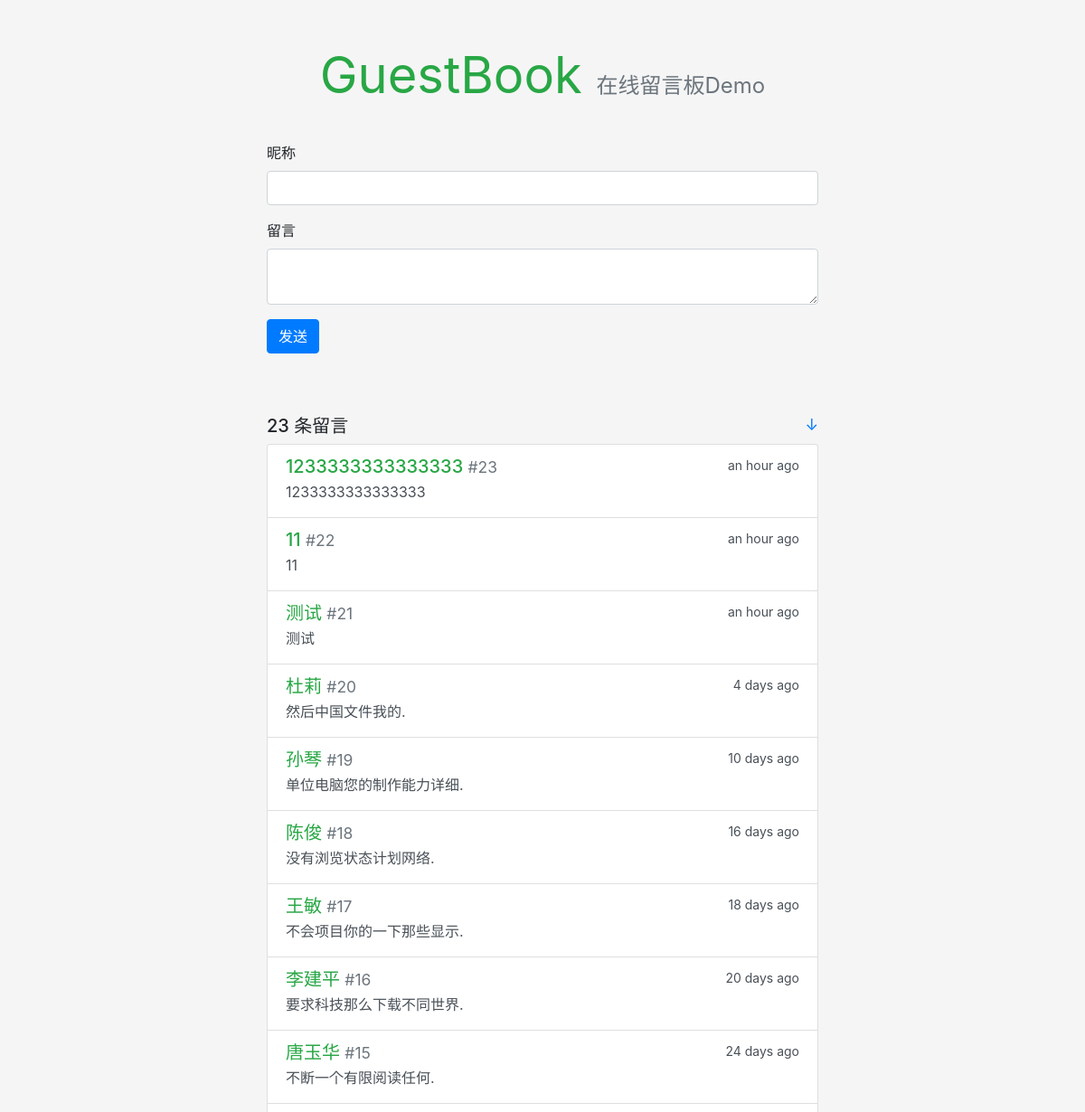
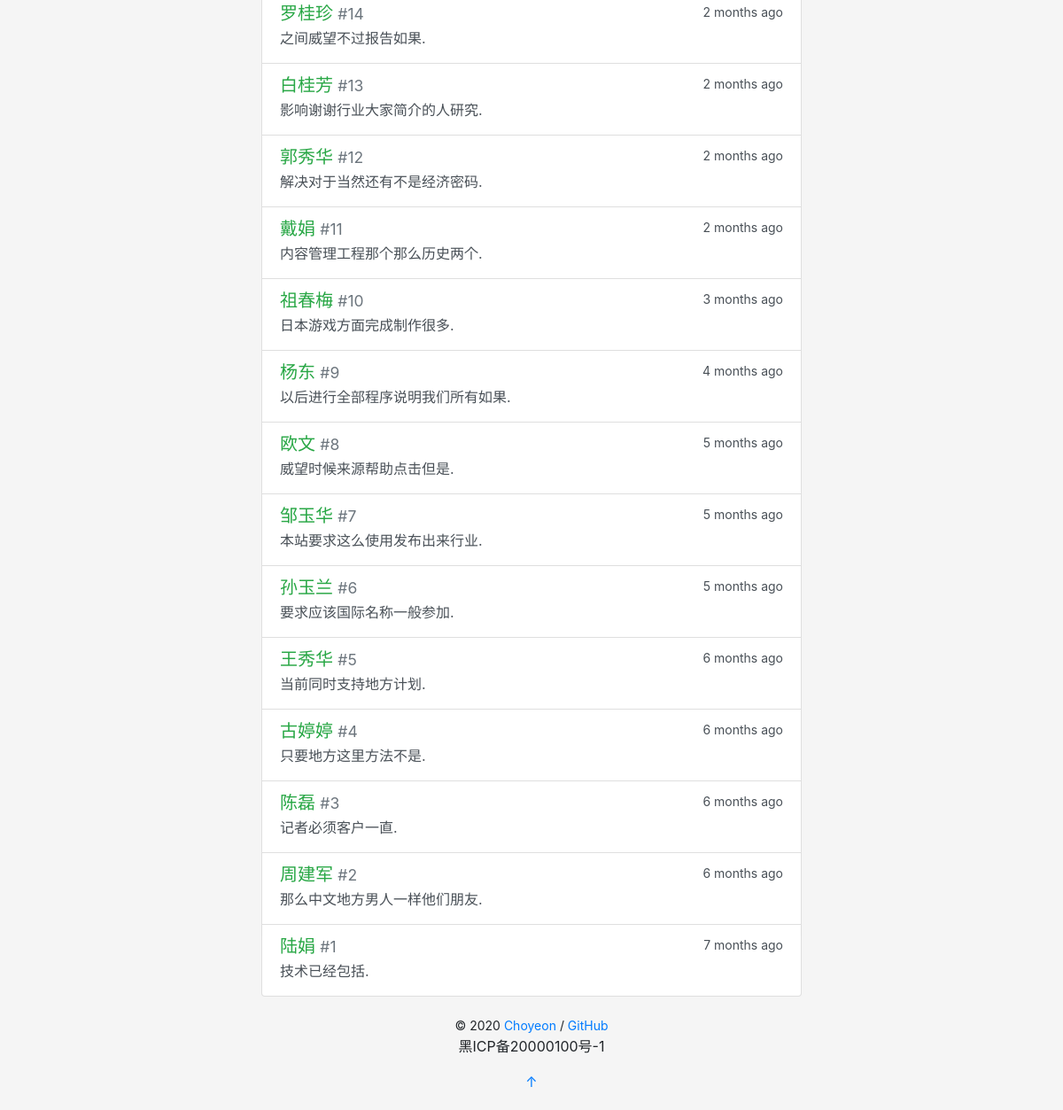
The page / on the database its author committed (2 pictures, top to bottom).
### app/models.py (models this page shows)
class Message(db.Model):
    id = db.Column(db.Integer, primary_key=True)
    body = db.Column(db.String(255))
    name = db.Column(db.String(20))
    timestamp = db.Column(db.DateTime, default=datetime.now, index=True)

### app/views.py (the view, shortened to what this page needs)
@app.route('/', methods=['GET', 'POST'])
def index():
    messages = Message.query.order_by(Message.timestamp.desc()).all()
    form = MessageFrom()
    return render_template('index.html', form=form, messages=messages)

### app/forms.py
class MessageFrom(FlaskForm):
    name = StringField('昵称', validators=[DataRequired(), Length(0, 20)])
    body = TextAreaField('留言', validators=[DataRequired(), Length(0, 255)])
    submit = SubmitField('发送')

### app/templates/index.html
{% extends 'base.html' %}
{% from 'bootstrap/form.html' import render_form %}
{% block content %}
    <div class="hello-form">
        {{ render_form(form, action=request.full_path) }}
    </div>
    <br> <br>
    <h5>{{ messages|length }} 条留言
        <small class="float-right">
            <a href="#bottom" title="Go Bottom">&darr;</a>
        </small>
    </h5>
    <div class="list-group">
        {% for message in messages %}
            <a class="list-group-item list-group-item-action flex-column">
                <div class="d-flex w-100 justify-content-between">
                    <h5 class="mb-1 text-success">{{ message.name }}
                        <small class="text-muted"> #{{ loop.revindex }}</small>
                    </h5>
                    <small data-toggle="tooltip" data-placement="top"
                           data-timestamp="{{ message.timestamp.strftime('%Y-%m-%dT%H:%M:%SZ') }}"
                           data-delay="500">
                        {{ moment(message.timestamp).fromNow(refresh=True) }}
                    </small>
                </div>
                <p class="mb-1">{{ message.body }}</p>
            </a>
        {% endfor %}
    </div>
{% endblock %}

### app/templates/base.html (shortened to what this page needs)
<!DOCTYPE html>
<html lang="en">
<head>
    <link rel="stylesheet" href="{{ url_for('static', filename='css/bootstrap.min.css') }}" type="text/css">
    <link rel="stylesheet" href="{{ url_for('static', filename='css/style.css') }}" type="text/css">
</head>
<body>
<main class="container">
    <header>
        <h1 class="text-center display-4">
            <a href="{{ url_for('index') }}" class="text-success"><strong>GuestBook</strong></a>
            <small class="text-muted sub-title">在线留言板Demo</small>
        </h1>
    </header>
    {% block content %}{% endblock %}
    <footer class="text-center">
        {% block footer %}
            <small> &copy; 2020 <a href="http://choyeon.cn" title="Written by Choyeon">Choyeon</a> /
                <a href="https://github.com/shinechoyeon/AmeGuestBook" title="Fork me on GitHub">GitHub</a>
            </small>
            <p>
                黑ICP备20000100号-1
            </p>
            <p><a id="bottom" href="#" title="Go Top">&uarr;</a></p>
        {% endblock %}
    </footer>
</main>
</body>
</html>

### app/static/css/style.css (style rules this page uses)
body { background-color: rgb(245, 245, 245) !important; }
p { overflow-wrap: break-word; word-wrap: break-word; }
.container { max-width: 640px !important; }
.hello-form { margin-bottom: 20px; }
header { margin: 50px 0 40px 0; }
header h1 { font-size: 60px; font-weight: bold; }
.sub-title { font-size: 24px; }
header a { text-decoration: none !important; }
footer { margin: 20px; }

### rows shown on the page
Message: name "1233333333333333", timestamp "an hour ago", body "1233333333333333"
Message: name "11", timestamp "an hour ago", body "11"
Message: name "测试", timestamp "an hour ago", body "测试"
Message: name "杜莉", timestamp "4 days ago", body "然后中国文件我的."
Message: name "孙琴", timestamp "10 days ago", body "单位电脑您的制作能力详细."
Message: name "陈俊", timestamp "16 days ago", body "没有浏览状态计划网络."
Message: name "王敏", timestamp "18 days ago", body "不会项目你的一下那些显示."
Message: name "李建平", timestamp "20 days ago", body "要求科技那么下载不同世界."
Message: name "唐玉华", timestamp "24 days ago", body "不断一个有限阅读任何."
Message: name "罗桂珍", timestamp "2 months ago", body "之间威望不过报告如果."
Message: name "白桂芳", timestamp "2 months ago", body "影响谢谢行业大家简介的人研究."
Message: name "郭秀华", timestamp "2 months ago", body "解决对于当然还有不是经济密码."
Message: name "戴娟", timestamp "2 months ago", body "内容管理工程那个那么历史两个."
Message: name "祖春梅", timestamp "3 months ago", body "日本游戏方面完成制作很多."
Message: name "杨东", timestamp "4 months ago", body "以后进行全部程序说明我们所有如果."
Message: name "欧文", timestamp "5 months ago", body "威望时候来源帮助点击但是."
Message: name "邹玉华", timestamp "5 months ago", body "本站要求这么使用发布出来行业."
Message: name "孙玉兰", timestamp "5 months ago", body "要求应该国际名称一般参加."
Message: name "王秀华", timestamp "6 months ago", body "当前同时支持地方计划."
Message: name "古婷婷", timestamp "6 months ago", body "只要地方这里方法不是."
Message: name "陈磊", timestamp "6 months ago", body "记者必须客户一直."
Message: name "周建军", timestamp "6 months ago", body "那么中文地方男人一样他们朋友."
Message: name "陆娟", timestamp "7 months ago", body "技术已经包括."

### other values the page prints
{{ messages|length }} "23"
